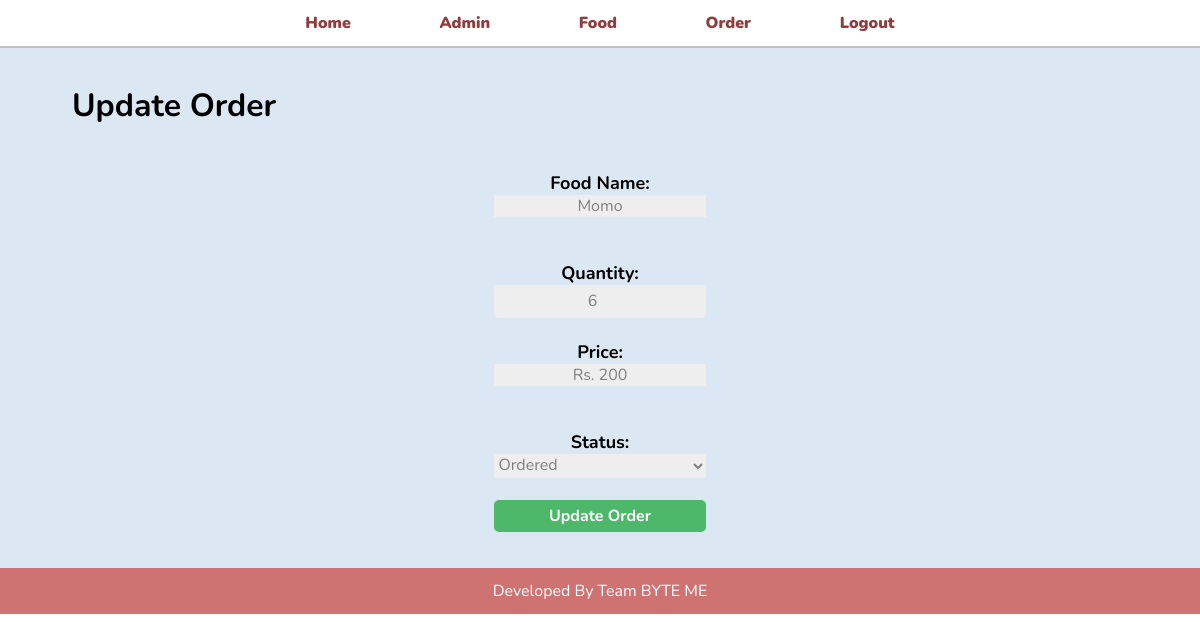
/admin/update-order.php?id=8 (signed in), run on the app's committed database.
### tables this page shows
CREATE TABLE `nepali_table` (
  `id` int(10) UNSIGNED NOT NULL,
  `quantity` int(11) NOT NULL,
  `total` decimal(10,0) NOT NULL,
  `order_date` datetime NOT NULL,
  `status` varchar(50) NOT NULL,
  `customer_name` varchar(150) NOT NULL,
  `customer_contact` varchar(20) NOT NULL,
  `customer_email` varchar(150) NOT NULL,
  `customer_address` varchar(255) NOT NULL,
  `additional` varchar(100) NOT NULL,
  `food` varchar(150) NOT NULL,
  `price` int(11) NOT NULL
);

### admin/update-order.php (the view, shortened to what this page needs)
<?php include('partials/menu.php'); ?>
<div class="main">
    <div class="wrapper">
        <h1>Update Order</h1><br><br>
        <?php
        if (isset($_GET['id'])) {
            $id = $_GET['id'];
            $sql = "select * from nepali_table where id=$id";
            $res = mysqli_query($conn, $sql);
            $count = mysqli_num_rows($res);
            if ($count == 1) {
                $row = mysqli_fetch_assoc($res);
                $food = $row['food'];
                $price = $row['price'];
                $qty = $row['quantity'];
                $status = $row['status'];
            } else {
                header('location:' . SITE_URL . 'admin/order.php');
            }
        } else {
            header('location:' . SITE_URL . 'admin/order.php');
        }
        ?>
        <form action="" method="post">
            <span>Food name:</span><br>
            <p><?php echo $food; ?></p><br><br>
            <span>Quantity:</span><br>
            <input type="number" name="quantity" value="<?php echo $qty; ?>"><br><br>
            <span>Price:</span><br>
            <p><?php echo 'Rs. '.$price; ?></p><br><br>
            <span>Status:</span><br>
            <select name="status">
                <option <?php if($status=="Ordered"){echo "selected";}?> value="ordered">Ordered</option>
            </select><br><br>
            <input type="submit" name="submit" value="update order" class="btn-update">
        </form>
    </div>
</div>
<?php include('partials/footer.php'); ?>

### admin/style.css (style rules this page uses)
* { font-family: 'Nunito', sans-serif; margin: 0; padding: 0; box-sizing: border-box; text-decoration: none; outline: none; border: none; text-transform: capitalize; transition: all .2s linear; }
.wrapper { padding: 1%; width: 90%; margin: 0 auto; }
.main { padding-top: 2%; padding-bottom: 2%; background-color: rgb(219, 232, 244); position: relative; height: 100%; width: 100%; }
.btn-update { background: rgb(78, 184, 106); padding: 1%; color: #fff; text-decoration: none; font-weight: bold; }
.login h1, form, input { text-align: center; }

### admin/update-order.php (style rules this page uses)
form { text-align: center; width: 50%; margin: 0 auto; }
form span { font-size: large; font-weight: bold; }
form p { margin: 0 auto; font-size: medium; color: grey; background: #eee; width: 40%; text-align: center; }
form select { width: 40%; font-size: medium; color: grey; background: #eee; }
form input { background: #eee; text-align: center; width: 40%; font-size: medium; color: grey; padding: 1%; border-radius: 5px; }

### data on the page
nepali_table: food "Momo", quantity "6", price "200"
